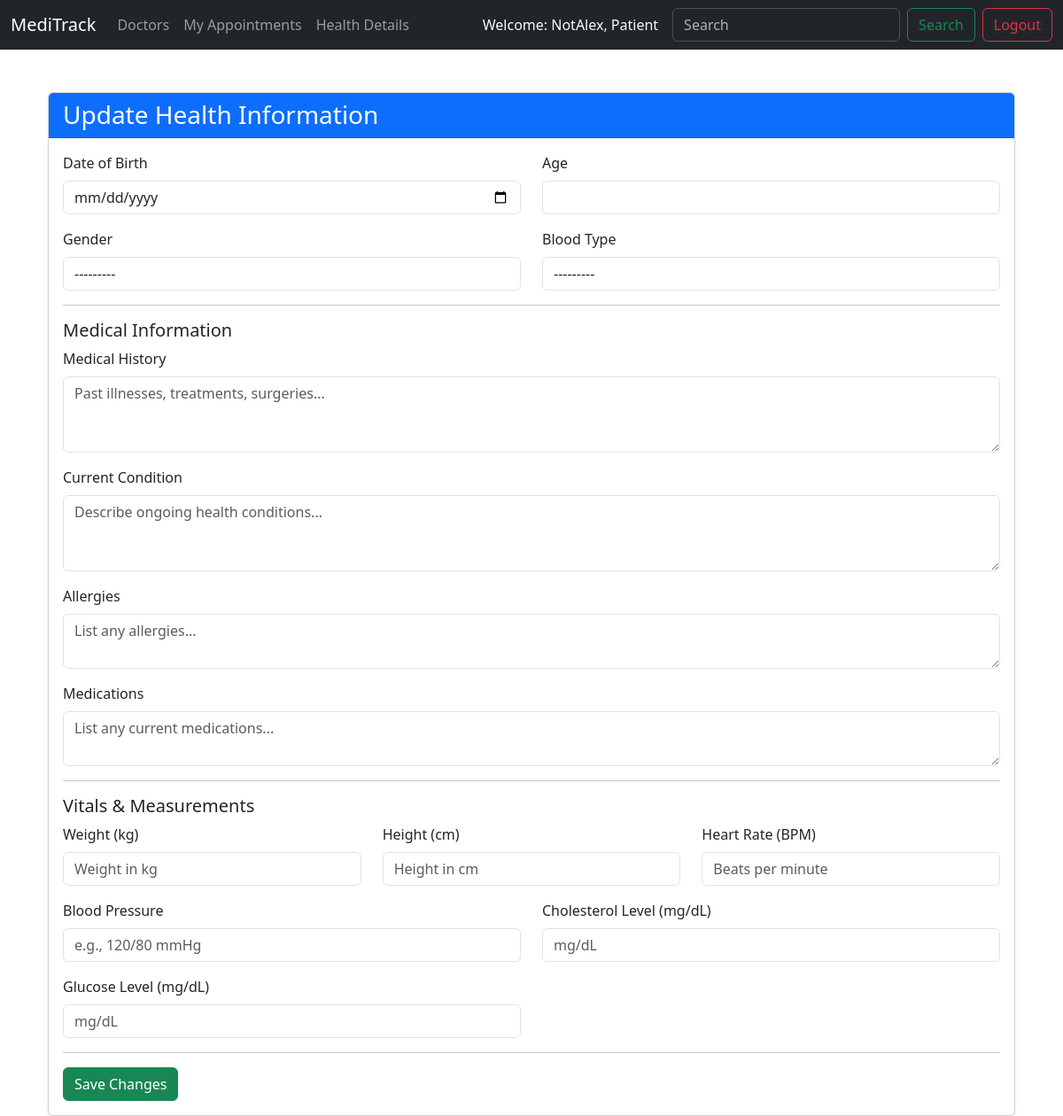
/update-details/ (signed in), run on an earlier commit of the app's database.
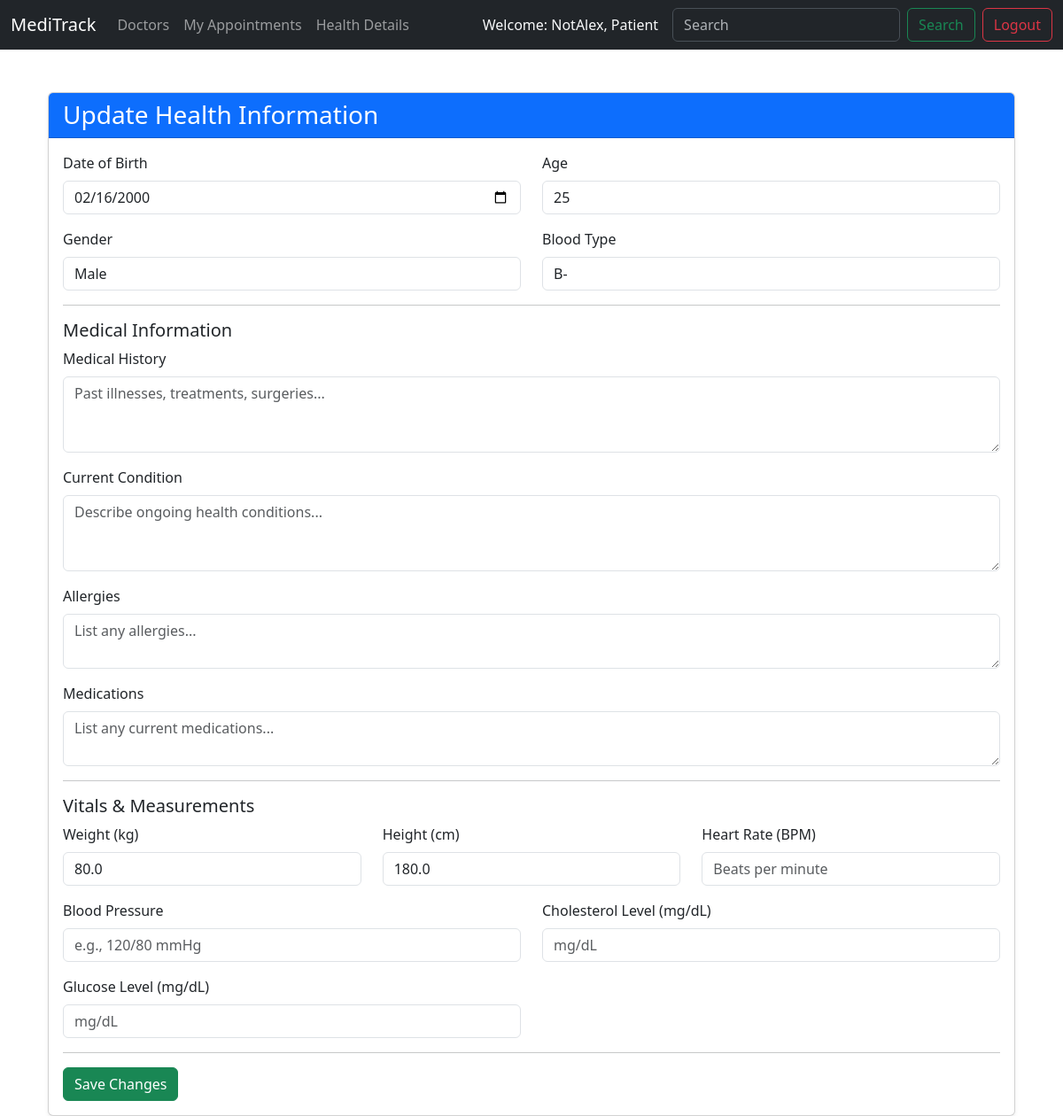
And on a later commit of the database.
### apps/patients/models.py (models this page shows, shortened)
class Patient(models.Model):
    user = models.OneToOneField(settings.AUTH_USER_MODEL,
                                on_delete=models.CASCADE,
                                related_name="patient",
                                limit_choices_to={"role": "patient"})
    date_of_birth = models.DateField(blank=True, null=True)
    age = models.PositiveIntegerField(blank=True, null=True)
    gender = models.CharField(max_length=10, blank=True, null=True, choices=(("male", "Male"), ("female", "Female"),
                                                      ("other", "Other")))
    medical_history = models.TextField(blank=True, null=True)  # Past illnesses, treatments, surgeries
    current_condition = models.TextField(blank=True, null=True)  # Ongoing conditions
    allergies = models.TextField(blank=True, null=True)  # List of allergies
    medications = models.TextField(blank=True, null=True)  # Current medications
    blood_type = models.CharField(max_length=3, choices=[
        ("A+", "A+"), ("A-", "A-"), ("B+", "B-"),
        ("O+", "O+"), ("O-", "O-"), ("AB+", "AB-")
    ], blank=True, null=True)
    weight = models.FloatField(blank=True, null=True)  # kg
    height = models.FloatField(blank=True, null=True)  # cm
    blood_pressure = models.CharField(max_length=20, blank=True, null=True)  # Example: "120/80 mmHg"
    heart_rate = models.PositiveIntegerField(blank=True, null=True)  # Beats per minute
    cholesterol_level = models.FloatField(blank=True, null=True)  # mg/dL
    glucose_level = models.FloatField(blank=True, null=True)  # mg/dL

### apps/patients/views.py (the view)
# urls.py: path("update-details/", views.update_patient_details, name="update_patient_details"),
@login_required
@role_required("patient")
def update_patient_details(request):
    patient = get_object_or_404(Patient, user=request.user)
    if request.method == "POST":
        form = PatientUpdateForm(request.POST, instance=patient)
        if form.is_valid():
            form.save()
            messages.success(request, "Your health information has been updated!")
            return redirect("update_patient_details")
    else:
        form = PatientUpdateForm(instance=patient)
    return render(request, "patients_templates/update_details.html", {"form": form})

### templates/patients_templates/update_details.html (shortened to what this page needs)
{% extends "base.html" %}
{% block content %}
<div class="container mt-4">
    <div class="card shadow-sm">
        <div class="card-header bg-primary text-white">
            <h3 class="mb-0">Update Health Information</h3>
        </div>
        <div class="card-body">
            <form method="post">
                <div class="row">
                    <div class="col-md-6">
                        <label class="form-label">Date of Birth</label>
                        {{ form.date_of_birth }}
                    </div>
                    <div class="col-md-6">
                        <label class="form-label">Age</label>
                        {{ form.age }}
                    </div>
                </div>
                <div class="row mt-3">
                    <div class="col-md-6">
                        <label class="form-label">Gender</label>
                        {{ form.gender }}
                    </div>
                    <div class="col-md-6">
                        <label class="form-label">Blood Type</label>
                        {{ form.blood_type }}
                    </div>
                </div>
                <hr>
                <h5>Medical Information</h5>
                <div class="mb-3">
                    <label class="form-label">Medical History</label>
                    {{ form.medical_history }}
                </div>
                <div class="mb-3">
                    <label class="form-label">Current Condition</label>
                    {{ form.current_condition }}
                </div>
                <div class="mb-3">
                    <label class="form-label">Allergies</label>
                    {{ form.allergies }}
                </div>
                <div class="mb-3">
                    <label class="form-label">Medications</label>
                    {{ form.medications }}
                </div>
                <hr>
                <h5>Vitals & Measurements</h5>
                <div class="row">
                    <div class="col-md-4">
                        <label class="form-label">Weight (kg)</label>
                        {{ form.weight }}
                    </div>
                    <div class="col-md-4">
                        <label class="form-label">Height (cm)</label>
                        {{ form.height }}
                    </div>
                    <div class="col-md-4">
                        <label class="form-label">Heart Rate (BPM)</label>
                        {{ form.heart_rate }}
                    </div>
                </div>
                <div class="row mt-3">
                    <div class="col-md-6">
                        <label class="form-label">Blood Pressure</label>
                        {{ form.blood_pressure }}
                    </div>
                    <div class="col-md-6">
                        <label class="form-label">Cholesterol Level (mg/dL)</label>
                        {{ form.cholesterol_level }}
                    </div>
                </div>
                <div class="row mt-3">
                    <div class="col-md-6">
                        <label class="form-label">Glucose Level (mg/dL)</label>
                        {{ form.glucose_level }}
                    </div>
                </div>
                <hr>
                <button type="submit" class="btn btn-success">Save Changes</button>
            </form>
        </div>
    </div>
</div>
{% endblock %}

What changed in the data, as far as the page shows it:
changed Patient: date_of_birth (not shown) → "02/16/2000"; age (not shown) → "25"; gender "---------" → "Male"; blood_type "---------" → "B-"; weight (not shown) → "80.0"; height (not shown) → "180.0"
